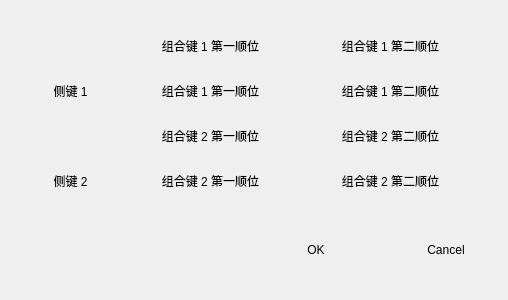
<?xml version="1.0" encoding="UTF-8"?>
<ui version="4.0">
 <class>MacroKey</class>
 <widget class="QDialog" name="MacroKey">
  <property name="geometry">
   <rect>
    <x>0</x>
    <y>0</y>
    <width>508</width>
    <height>300</height>
   </rect>
  </property>
  <property name="windowTitle">
   <string>Dialog</string>
  </property>
  <widget class="QLabel" name="macroKey01Text">
   <property name="geometry">
    <rect>
     <x>140</x>
     <y>30</y>
     <width>141</width>
     <height>31</height>
    </rect>
   </property>
   <property name="layoutDirection">
    <enum>Qt::LeftToRight</enum>
   </property>
   <property name="text">
    <string>组合键 1 第一顺位</string>
   </property>
   <property name="alignment">
    <set>Qt::AlignCenter</set>
   </property>
  </widget>
  <widget class="QLabel" name="macroKey02Text">
   <property name="geometry">
    <rect>
     <x>320</x>
     <y>30</y>
     <width>141</width>
     <height>31</height>
    </rect>
   </property>
   <property name="text">
    <string>组合键 1 第二顺位</string>
   </property>
   <property name="alignment">
    <set>Qt::AlignCenter</set>
   </property>
  </widget>
  <widget class="QLabel" name="MacroKey0Text">
   <property name="geometry">
    <rect>
     <x>20</x>
     <y>70</y>
     <width>101</width>
     <height>41</height>
    </rect>
   </property>
   <property name="text">
    <string>侧键 1</string>
   </property>
   <property name="alignment">
    <set>Qt::AlignCenter</set>
   </property>
  </widget>
  <widget class="QLabel" name="MacroKey1Text">
   <property name="geometry">
    <rect>
     <x>20</x>
     <y>160</y>
     <width>101</width>
     <height>41</height>
    </rect>
   </property>
   <property name="text">
    <string>侧键 2</string>
   </property>
   <property name="alignment">
    <set>Qt::AlignCenter</set>
   </property>
  </widget>
  <widget class="QLabel" name="setMacroKey01Btn">
   <property name="geometry">
    <rect>
     <x>140</x>
     <y>70</y>
     <width>141</width>
     <height>41</height>
    </rect>
   </property>
   <property name="text">
    <string>组合键 1 第一顺位</string>
   </property>
   <property name="alignment">
    <set>Qt::AlignCenter</set>
   </property>
  </widget>
  <widget class="QLabel" name="setMacroKey02Btn">
   <property name="geometry">
    <rect>
     <x>320</x>
     <y>70</y>
     <width>141</width>
     <height>41</height>
    </rect>
   </property>
   <property name="text">
    <string>组合键 1 第二顺位</string>
   </property>
   <property name="alignment">
    <set>Qt::AlignCenter</set>
   </property>
  </widget>
  <widget class="QLabel" name="setMacroKey11Btn">
   <property name="geometry">
    <rect>
     <x>140</x>
     <y>160</y>
     <width>141</width>
     <height>41</height>
    </rect>
   </property>
   <property name="text">
    <string>组合键 2 第一顺位</string>
   </property>
   <property name="alignment">
    <set>Qt::AlignCenter</set>
   </property>
  </widget>
  <widget class="QLabel" name="setMacroKey12Btn">
   <property name="geometry">
    <rect>
     <x>320</x>
     <y>160</y>
     <width>141</width>
     <height>41</height>
    </rect>
   </property>
   <property name="text">
    <string>组合键 2 第二顺位</string>
   </property>
   <property name="alignment">
    <set>Qt::AlignCenter</set>
   </property>
  </widget>
  <widget class="QLabel" name="macroKey11Text">
   <property name="geometry">
    <rect>
     <x>140</x>
     <y>120</y>
     <width>141</width>
     <height>31</height>
    </rect>
   </property>
   <property name="text">
    <string>组合键 2 第一顺位</string>
   </property>
   <property name="alignment">
    <set>Qt::AlignCenter</set>
   </property>
  </widget>
  <widget class="QLabel" name="macroKey12Text">
   <property name="geometry">
    <rect>
     <x>320</x>
     <y>120</y>
     <width>141</width>
     <height>31</height>
    </rect>
   </property>
   <property name="text">
    <string>组合键 2 第二顺位</string>
   </property>
   <property name="alignment">
    <set>Qt::AlignCenter</set>
   </property>
  </widget>
  <widget class="QLabel" name="okLabel">
   <property name="geometry">
    <rect>
     <x>280</x>
     <y>234</y>
     <width>72</width>
     <height>31</height>
    </rect>
   </property>
   <property name="text">
    <string>OK</string>
   </property>
   <property name="alignment">
    <set>Qt::AlignCenter</set>
   </property>
  </widget>
  <widget class="QLabel" name="cancelLabel">
   <property name="geometry">
    <rect>
     <x>410</x>
     <y>234</y>
     <width>72</width>
     <height>31</height>
    </rect>
   </property>
   <property name="text">
    <string>Cancel</string>
   </property>
   <property name="alignment">
    <set>Qt::AlignCenter</set>
   </property>
  </widget>
 </widget>
 <resources/>
 <connections/>
</ui>
